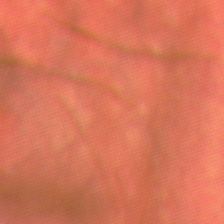
#> input picture Edge Detection/DoG/002.jpg, 224 x 224 px
$ python DoG.py
#> lines starting #> are read from the running program, lines starting #| are printed output that depends on the picture
import cv2

if __name__ == "__main__":
    im = cv2.imread("002.jpg", cv2.IMREAD_GRAYSCALE)
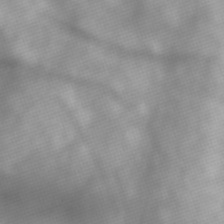
#> im: shape (224, 224); min 111, max 173, mean 143.3
    im = cv2.equalizeHist(im)
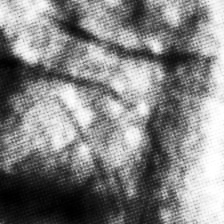
#> im: shape (224, 224); min 0, max 255, mean 131.3

    low_sigma = cv2.GaussianBlur(im, (45, 45), 0)
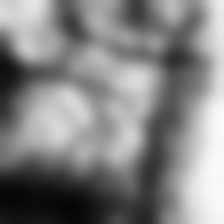
#> low_sigma: shape (224, 224); min 5, max 250, mean 131.3
    high_sigma  = cv2.GaussianBlur(im, (49, 49), 0)

    dog = low_sigma - high_sigma
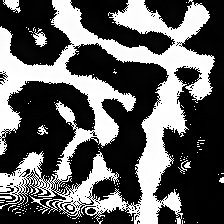
#> dog: shape (224, 224); min 0, max 255, mean 94.2

    cv2.imwrite("DoG_002.jpg", dog)
